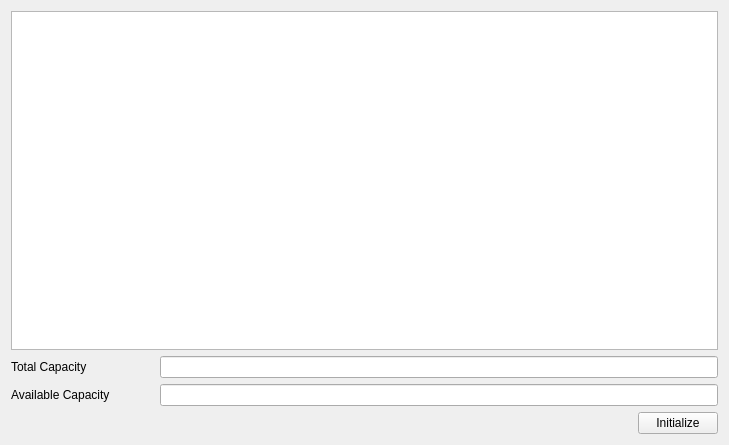
<?xml version="1.0" encoding="UTF-8"?>
<ui version="4.0">
 <class>WizardPageDisk</class>
 <widget class="QWidget" name="WizardPageDisk">
  <property name="geometry">
   <rect>
    <x>0</x>
    <y>0</y>
    <width>729</width>
    <height>445</height>
   </rect>
  </property>
  <property name="windowTitle">
   <string>Form</string>
  </property>
  <layout class="QVBoxLayout" name="verticalLayout">
   <item>
    <widget class="TableView" name="tableView"/>
   </item>
   <item>
    <layout class="QGridLayout" name="gridLayout">
     <property name="horizontalSpacing">
      <number>50</number>
     </property>
     <item row="0" column="0">
      <widget class="QLabel" name="label_total">
       <property name="text">
        <string>Total Capacity</string>
       </property>
      </widget>
     </item>
     <item row="0" column="1">
      <widget class="QLineEdit" name="lineEdit_total">
       <property name="readOnly">
        <bool>true</bool>
       </property>
      </widget>
     </item>
     <item row="1" column="0">
      <widget class="QLabel" name="label_available">
       <property name="text">
        <string>Available Capacity</string>
       </property>
      </widget>
     </item>
     <item row="1" column="1">
      <widget class="QLineEdit" name="lineEdit_available">
       <property name="readOnly">
        <bool>true</bool>
       </property>
      </widget>
     </item>
    </layout>
   </item>
   <item>
    <layout class="QHBoxLayout" name="horizontalLayout">
     <item>
      <spacer name="horizontalSpacer">
       <property name="orientation">
        <enum>Qt::Horizontal</enum>
       </property>
       <property name="sizeHint" stdset="0">
        <size>
         <width>40</width>
         <height>20</height>
        </size>
       </property>
      </spacer>
     </item>
     <item>
      <widget class="MyPushButton" name="pushButton_initialize">
       <property name="text">
        <string>Initialize</string>
       </property>
      </widget>
     </item>
    </layout>
   </item>
  </layout>
 </widget>
 <customwidgets>
  <customwidget>
   <class>TableView</class>
   <extends>QTableView</extends>
   <header>tableview.h</header>
  </customwidget>
  <customwidget>
   <class>MyPushButton</class>
   <extends>QPushButton</extends>
   <header>mypushbutton.h</header>
  </customwidget>
 </customwidgets>
 <resources/>
 <connections/>
</ui>
